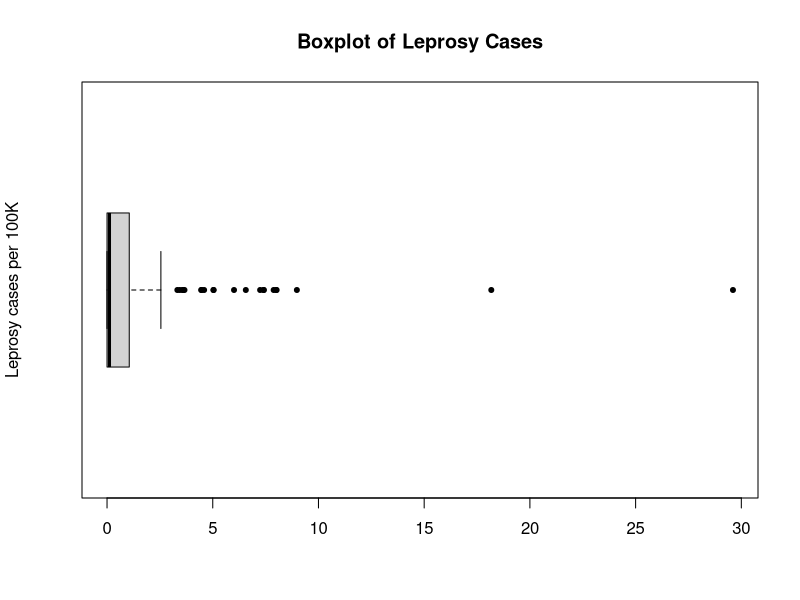

The R source for this figure: (Note: this script raises an error after producing the figure.)
## ---- chunk 1
    lep <- read.csv('Homework2_leprosy.csv')
    summary(lep)
    which.max(lep$New_Cases)
    lep[76,]
    #We find that the country with the highest number of Leprosy cases is India. It is not a fair comparison to look at the raw number of cases because different countries may have different means for controlling leprosy cases. Also, different countries may have different populations so we have to look at the rate of leprosy cases rather than the raw number.
## ---- chunk 2
reduced_pop <- lep$Population / 100000
rate_reduced_pop <- lep$New_Cases / reduced_pop
boxplot(rate_reduced_pop,main='Boxplot of Leprosy Cases',ylab='Leprosy cases per 100K', pch=20, horizontal=TRUE)
fivenum(rate_reduced_pop, na.rm=TRUE) # 0.0000000  0.0000000  0.1143411  1.0507863 29.6045152
median(rate_reduced_pop, na.rm = TRUE) #0.11
IQR(rate_reduced_pop, na.rm = TRUE) #1.04
lep$pop_reducedrate <- rate_reduced_pop
#This is a right skewed distribution with a median of 0.11 and an IQR of 1.04. Its lower quartile is 0, and its upper quartile is 0.05.
## ---- chunk 3
    mytable <- aggregate(pop_reducedrate~Region, data=lep, median)
    country_table <- table(lep$Region)
    combined_table <- data.frame(mytable$Region, mytable$pop_reducedrate, country_table)

    colnames(combined_table) <- c('Region','Reduced Rate', 'Number of Countries')
    kable_classic(kbl(combined_table,caption = "Cases per region"),full_width = FALSE)

    #There is a much higher frequency of leprosy cases in Africa (0.9) than there is in the other countries. The region with the lowest frequency of leprosy cases is Europe, with none at all.
## ---- chunk 4
plot(lep$pop_reducedrate,lep$Land_Area,main='Leprosy rate per region & Land Area',xlab='Leprosy Rate',ylab='Land Area',pch=20)
